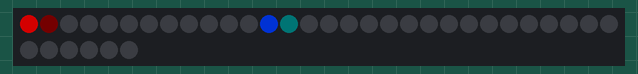
Bench run of a sketch on a simulated Arduino Uno, built with avr-gcc and run on an emulated ATmega328P. On the bench: 36 RGB LEDs in strip order, left to right, continuing on the next row. Dim RGB values are drawn brighter than linear.

Above: at 0.01 s.
At 38.71 s:
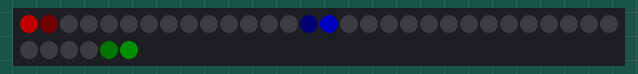

The sketch:

NeoClock.ino
```cpp
#include <Adafruit_NeoPixel.h>
#ifdef __AVR__
  #include <avr/power.h>
#endif

#define PIN 6

Adafruit_NeoPixel strip = Adafruit_NeoPixel(36, PIN, NEO_GRB + NEO_KHZ800);


void setup() {
  strip.begin();
  strip.show();
}

// Light hour LED #n with intensity x
void hr_led(int n, int x)
{
   strip.setPixelColor(n%12,strip.Color(x,0,0) | strip.getPixelColor(n%12));
}

void mn_led(int n, int x)
{
   strip.setPixelColor(n%24+12,strip.Color(0,0,x) | strip.getPixelColor(n%24+12));
}

void sc_led(int n, int x)
{
   strip.setPixelColor(n%24+12,strip.Color(0,x,0) | strip.getPixelColor(n%24+12));
}


#define GRAD 7
#define GRAD1 8
int intensity[GRAD1] = { 0,1,2,4,16,32,64,128 };

void hr_disp(int hr, int mn, int sc)
{
   float mi = (float)mn+(float)sc/60.0;
   int x = (int)(pow(128,mi/24.0));
   int y = (int)(pow(128,(24.0-mi)/24.0));
   hr_led(hr,y);
   hr_led(hr+1,x);
}

void mn_disp(int mn, int sc)
{
   int x = (int)(pow(128,sc/24.0));
   int y = (int)(pow(128,(24.0-sc)/24.0));
   mn_led(mn,y);
   mn_led(mn+1,x);
}

void sc_disp(int sc, int scx)
{
   int x = (int)(pow(30,(float)scx/10.0));
   int y = (int)(pow(30,(10.0-(float)scx)/10.0));
   sc_led(sc,y);
   sc_led(sc+1,x);
}

void clear()
{
  for (int i=0;i<36;i++) strip.setPixelColor(i,0);
}

int hr = 0;
int mn = 0;
int sc = 0;
int n = 0;
int scx = 0;

void loop()
{
    clear();
    // sc_led((int)((float)sc*24.0/60.0),10);
    sc_disp(sc,scx);
    hr_disp(hr,mn,sc);
    mn_disp(mn,sc);
    scx++;
    if (scx==10) { scx=0; sc++; }
    if (sc==24) { sc=0; scx=0; mn++; }
    strip.show();
    if (mn==24)
    {
      hr++;
      if (hr>=12) hr=0;
      mn=0;
    }
    delay(50);
}
```
